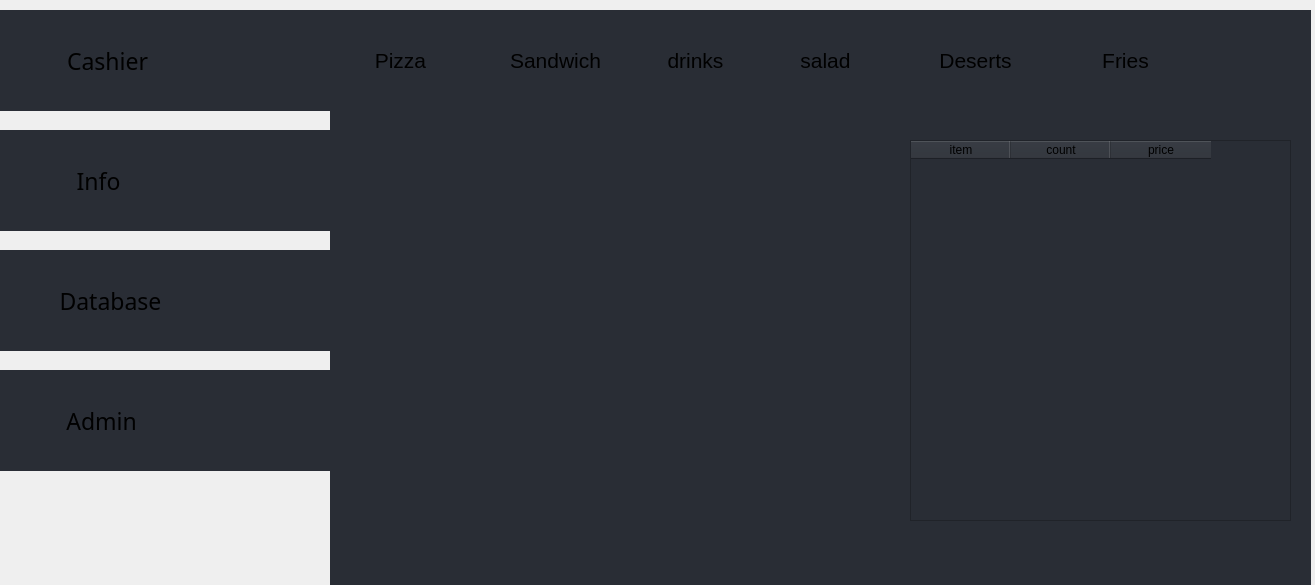
<?xml version="1.0" encoding="UTF-8"?>
<ui version="4.0">
 <class>Form</class>
 <widget class="QWidget" name="Form">
  <property name="geometry">
   <rect>
    <x>0</x>
    <y>0</y>
    <width>1315</width>
    <height>585</height>
   </rect>
  </property>
  <property name="windowTitle">
   <string>Form</string>
  </property>
  <widget class="QPushButton" name="cashier_button">
   <property name="geometry">
    <rect>
     <x>0</x>
     <y>10</y>
     <width>221</width>
     <height>101</height>
    </rect>
   </property>
   <property name="font">
    <font>
     <family>Hack</family>
     <pointsize>17</pointsize>
     <weight>50</weight>
     <bold>false</bold>
    </font>
   </property>
   <property name="text">
    <string>Cashier </string>
   </property>
   <property name="icon">
    <iconset>
     <normaloff>ASSETS/cashier+icon-1320184411872118482_128.png</normaloff>ASSETS/cashier+icon-1320184411872118482_128.png</iconset>
   </property>
   <property name="iconSize">
    <size>
     <width>92</width>
     <height>92</height>
    </size>
   </property>
   <property name="flat">
    <bool>true</bool>
   </property>
  </widget>
  <widget class="QPushButton" name="info_button">
   <property name="geometry">
    <rect>
     <x>0</x>
     <y>130</y>
     <width>221</width>
     <height>101</height>
    </rect>
   </property>
   <property name="font">
    <font>
     <family>Hack</family>
     <pointsize>17</pointsize>
     <weight>50</weight>
     <bold>false</bold>
    </font>
   </property>
   <property name="text">
    <string>Info    </string>
   </property>
   <property name="icon">
    <iconset>
     <normaloff>ASSETS/info-131964752893297302_128.png</normaloff>ASSETS/info-131964752893297302_128.png</iconset>
   </property>
   <property name="iconSize">
    <size>
     <width>100</width>
     <height>100</height>
    </size>
   </property>
   <property name="flat">
    <bool>true</bool>
   </property>
  </widget>
  <widget class="QPushButton" name="database_button">
   <property name="geometry">
    <rect>
     <x>0</x>
     <y>250</y>
     <width>221</width>
     <height>101</height>
    </rect>
   </property>
   <property name="font">
    <font>
     <family>Hack</family>
     <pointsize>17</pointsize>
     <weight>50</weight>
     <bold>false</bold>
    </font>
   </property>
   <property name="text">
    <string>Database</string>
   </property>
   <property name="icon">
    <iconset>
     <normaloff>ASSETS/officedatabase_103574.png</normaloff>ASSETS/officedatabase_103574.png</iconset>
   </property>
   <property name="iconSize">
    <size>
     <width>100</width>
     <height>100</height>
    </size>
   </property>
   <property name="flat">
    <bool>true</bool>
   </property>
  </widget>
  <widget class="QPushButton" name="admin_button">
   <property name="geometry">
    <rect>
     <x>0</x>
     <y>370</y>
     <width>221</width>
     <height>101</height>
    </rect>
   </property>
   <property name="font">
    <font>
     <family>Hack</family>
     <pointsize>17</pointsize>
     <weight>50</weight>
     <bold>false</bold>
    </font>
   </property>
   <property name="text">
    <string>Admin   </string>
   </property>
   <property name="icon">
    <iconset>
     <normaloff>ASSETS/pngfind.com-admin-icon-png-5286002.png</normaloff>ASSETS/pngfind.com-admin-icon-png-5286002.png</iconset>
   </property>
   <property name="iconSize">
    <size>
     <width>95</width>
     <height>95</height>
    </size>
   </property>
   <property name="flat">
    <bool>true</bool>
   </property>
  </widget>
  <widget class="QWidget" name="cashier_win" native="true">
   <property name="enabled">
    <bool>true</bool>
   </property>
   <property name="geometry">
    <rect>
     <x>330</x>
     <y>10</y>
     <width>981</width>
     <height>581</height>
    </rect>
   </property>
   <property name="styleSheet">
    <string notr="true">background-color: rgb(41, 45, 53);</string>
   </property>
   <widget class="QPushButton" name="pizza_button">
    <property name="geometry">
     <rect>
      <x>15</x>
      <y>20</y>
      <width>111</width>
      <height>61</height>
     </rect>
    </property>
    <property name="font">
     <font>
      <pointsize>16</pointsize>
     </font>
    </property>
    <property name="text">
     <string>Pizza</string>
    </property>
    <property name="icon">
     <iconset>
      <normaloff>ASSETS/pizza/pepporoni pizza.png</normaloff>ASSETS/pizza/pepporoni pizza.png</iconset>
    </property>
    <property name="iconSize">
     <size>
      <width>55</width>
      <height>55</height>
     </size>
    </property>
    <property name="flat">
     <bool>true</bool>
    </property>
   </widget>
   <widget class="QPushButton" name="sandwich_button">
    <property name="geometry">
     <rect>
      <x>150</x>
      <y>20</y>
      <width>151</width>
      <height>61</height>
     </rect>
    </property>
    <property name="font">
     <font>
      <pointsize>16</pointsize>
     </font>
    </property>
    <property name="text">
     <string>Sandwich</string>
    </property>
    <property name="icon">
     <iconset>
      <normaloff>ASSETS/sandwiches/burger.png</normaloff>ASSETS/sandwiches/burger.png</iconset>
    </property>
    <property name="iconSize">
     <size>
      <width>55</width>
      <height>55</height>
     </size>
    </property>
    <property name="flat">
     <bool>true</bool>
    </property>
   </widget>
   <widget class="QPushButton" name="drinks_button">
    <property name="geometry">
     <rect>
      <x>310</x>
      <y>20</y>
      <width>111</width>
      <height>61</height>
     </rect>
    </property>
    <property name="font">
     <font>
      <pointsize>16</pointsize>
     </font>
    </property>
    <property name="text">
     <string>drinks</string>
    </property>
    <property name="icon">
     <iconset>
      <normaloff>ASSETS/drinks/pepsi can.png</normaloff>ASSETS/drinks/pepsi can.png</iconset>
    </property>
    <property name="iconSize">
     <size>
      <width>55</width>
      <height>55</height>
     </size>
    </property>
    <property name="flat">
     <bool>true</bool>
    </property>
   </widget>
   <widget class="QPushButton" name="salad_button">
    <property name="geometry">
     <rect>
      <x>440</x>
      <y>20</y>
      <width>111</width>
      <height>61</height>
     </rect>
    </property>
    <property name="font">
     <font>
      <pointsize>16</pointsize>
     </font>
    </property>
    <property name="text">
     <string>salad</string>
    </property>
    <property name="icon">
     <iconset>
      <normaloff>ASSETS/salad/salad.png</normaloff>ASSETS/salad/salad.png</iconset>
    </property>
    <property name="iconSize">
     <size>
      <width>55</width>
      <height>55</height>
     </size>
    </property>
    <property name="flat">
     <bool>true</bool>
    </property>
   </widget>
   <widget class="QPushButton" name="deserts_button">
    <property name="geometry">
     <rect>
      <x>580</x>
      <y>20</y>
      <width>131</width>
      <height>61</height>
     </rect>
    </property>
    <property name="font">
     <font>
      <pointsize>16</pointsize>
     </font>
    </property>
    <property name="text">
     <string>Deserts</string>
    </property>
    <property name="icon">
     <iconset>
      <normaloff>ASSETS/deserts/ice cream.png</normaloff>ASSETS/deserts/ice cream.png</iconset>
    </property>
    <property name="iconSize">
     <size>
      <width>55</width>
      <height>55</height>
     </size>
    </property>
    <property name="flat">
     <bool>true</bool>
    </property>
   </widget>
   <widget class="QPushButton" name="fries_button">
    <property name="geometry">
     <rect>
      <x>740</x>
      <y>20</y>
      <width>111</width>
      <height>61</height>
     </rect>
    </property>
    <property name="font">
     <font>
      <pointsize>16</pointsize>
     </font>
    </property>
    <property name="text">
     <string>Fries</string>
    </property>
    <property name="icon">
     <iconset>
      <normaloff>ASSETS/fries/fries.png</normaloff>ASSETS/fries/fries.png</iconset>
    </property>
    <property name="iconSize">
     <size>
      <width>55</width>
      <height>55</height>
     </size>
    </property>
    <property name="flat">
     <bool>true</bool>
    </property>
   </widget>
   <widget class="QTableWidget" name="tableWidget">
    <property name="geometry">
     <rect>
      <x>580</x>
      <y>130</y>
      <width>381</width>
      <height>381</height>
     </rect>
    </property>
    <column>
     <property name="text">
      <string>item</string>
     </property>
    </column>
    <column>
     <property name="text">
      <string>count</string>
     </property>
    </column>
    <column>
     <property name="text">
      <string>price</string>
     </property>
    </column>
   </widget>
  </widget>
  <widget class="QWidget" name="cashier_button_win" native="true">
   <property name="geometry">
    <rect>
     <x>0</x>
     <y>10</y>
     <width>331</width>
     <height>101</height>
    </rect>
   </property>
   <property name="styleSheet">
    <string notr="true">background-color: rgb(41, 45, 53);</string>
   </property>
  </widget>
  <widget class="QWidget" name="info_button_win" native="true">
   <property name="geometry">
    <rect>
     <x>0</x>
     <y>130</y>
     <width>331</width>
     <height>101</height>
    </rect>
   </property>
   <property name="styleSheet">
    <string notr="true">background-color: rgb(41, 45, 53);</string>
   </property>
  </widget>
  <widget class="QWidget" name="admin_button_win" native="true">
   <property name="geometry">
    <rect>
     <x>0</x>
     <y>370</y>
     <width>331</width>
     <height>101</height>
    </rect>
   </property>
   <property name="styleSheet">
    <string notr="true">background-color: rgb(41, 45, 53);</string>
   </property>
  </widget>
  <widget class="QWidget" name="database_button_win" native="true">
   <property name="geometry">
    <rect>
     <x>0</x>
     <y>250</y>
     <width>331</width>
     <height>101</height>
    </rect>
   </property>
   <property name="styleSheet">
    <string notr="true">background-color: rgb(41, 45, 53);</string>
   </property>
  </widget>
  <widget class="QWidget" name="info_win" native="true">
   <property name="geometry">
    <rect>
     <x>330</x>
     <y>10</y>
     <width>981</width>
     <height>581</height>
    </rect>
   </property>
   <property name="styleSheet">
    <string notr="true">background-color: rgb(41, 45, 53);</string>
   </property>
  </widget>
  <widget class="QWidget" name="database_win" native="true">
   <property name="geometry">
    <rect>
     <x>330</x>
     <y>10</y>
     <width>981</width>
     <height>581</height>
    </rect>
   </property>
   <property name="styleSheet">
    <string notr="true">background-color: rgb(41, 45, 53);</string>
   </property>
  </widget>
  <widget class="QWidget" name="admin_win" native="true">
   <property name="geometry">
    <rect>
     <x>330</x>
     <y>10</y>
     <width>981</width>
     <height>581</height>
    </rect>
   </property>
   <property name="styleSheet">
    <string notr="true">background-color: rgb(41, 45, 53);</string>
   </property>
  </widget>
  <zorder>admin_win</zorder>
  <zorder>info_win</zorder>
  <zorder>database_win</zorder>
  <zorder>admin_button_win</zorder>
  <zorder>database_button_win</zorder>
  <zorder>info_button_win</zorder>
  <zorder>cashier_button_win</zorder>
  <zorder>cashier_button</zorder>
  <zorder>info_button</zorder>
  <zorder>database_button</zorder>
  <zorder>admin_button</zorder>
  <zorder>cashier_win</zorder>
 </widget>
 <resources/>
 <connections/>
</ui>
